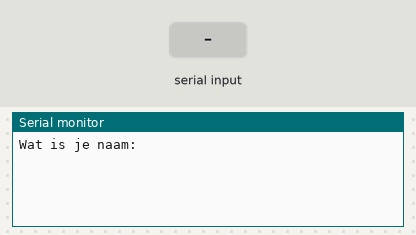
Bench run of a sketch on a simulated Arduino Uno, built with avr-gcc and run on an emulated ATmega328P. On the bench: the last lines printed to the serial monitor. The inputs (shaded band) are chosen by the test bench.

Above: at 1.2 s.
1.3 s: "90,45\n" received over Serial
At 3.5 s:
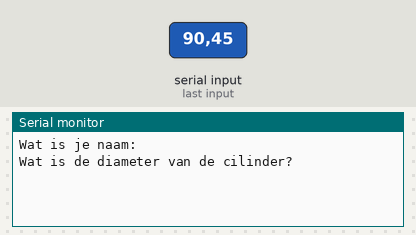
3.8 s: "30,150\n" received over Serial
At 6.1 s:
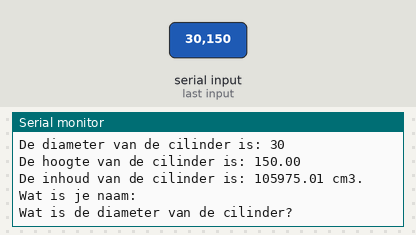

The sketch:

sketch_sep25a.ino
```cpp
String naam;
int diameter;
float hoogte;
const float pi = 3.14;

void setup() {
  Serial.begin(9600);
}

void loop() {

  Serial.println("Wat is je naam: ");
  while (Serial.available()==0) {

  }
  naam=Serial.readString();

  Serial.println("Wat is de diameter van de cilinder? ");
  while (Serial.available()==0)  {

  }
  diameter=Serial.parseInt();

  Serial.println("Wat is de hoogte van de cilinder? ");
  while (Serial.available()==0)  {

  }
  hoogte=Serial.parseFloat();

  Serial.print("De diameter van de cilinder is: ");
  Serial.println(diameter);
  Serial.print("De hoogte van de cilinder is: ");
  Serial.println(hoogte);
  Serial.print("De inhoud van de cilinder is: ");
  Serial.print(pi * (diameter/2) * (diameter/2) * hoogte);
  Serial.println(" cm3.");


}
```

Measured:
- after the input at 1.3 s, the serial monitor: prints a new line after 1.0 s (image 1)
- after the input at 3.8 s, the serial monitor: prints a new line at once (image 2)
